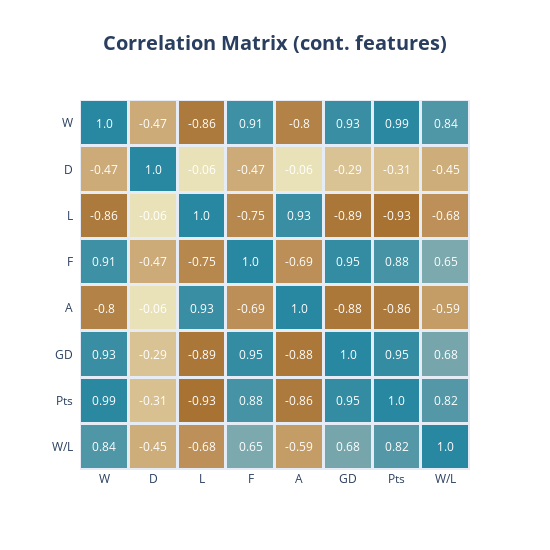

The cell this chart's notebook holds for it:
### Markdown cell above
#### Tough to hit goals against <b>Liverpool</b>, but <b>chelsea</b> is a team to be noted here with conceding 54 goals (above median) and still maintaining the W/L ratio of 1.67 (Looks like they are the most entertaining team)

### Code cell
corr = df.iloc[:,2:-1].corr()
fig = ff.create_annotated_heatmap(
    z=corr.to_numpy().round(2),
    x=list(corr.index.values),
    y=list(corr.columns.values),       
    xgap=3, ygap=3,
    zmin=-1, zmax=1,
    colorscale='earth',
    colorbar_thickness=30,
    colorbar_ticklen=3,
)
fig.update_layout(title_text='<b>Correlation Matrix (cont. features)<b>',
                  title_x=0.5,
                  titlefont={'size': 20},
                  width=550, height=550,
                  xaxis_showgrid=False,
                  xaxis={'side': 'bottom'},
                  yaxis_showgrid=False,
                  yaxis_autorange='reversed',                   
                  paper_bgcolor=None,
                  )
fig.show()

### Figure 1 — Plotly figure (JSON) as saved in the notebook; plotly's stock layout.template omitted (floating-point values rounded to 4 significant figures)
{"data": [{"colorbar": {"thickness": 30, "ticklen": 3}, "colorscale": [[0, "rgb(161, 105, 40)"], [0.1667, "rgb(189, 146, 90)"], [0.3333, "rgb(214, 189, 141)"], [0.5, "rgb(237, 234, 194)"], [0.6667, "rgb(181, 200, 184)"], [0.8333, "rgb(121, 167, 172)"], [1, "rgb(40, 135, 161)"]], "reversescale": false, "showscale": false, "type": "heatmap", "x": ["W", "D", "L", "F", "A", "GD", "Pts", "W/L"], "xgap": 3, "y": ["W", "D", "L", "F", "A", "GD", "Pts", "W/L"], "ygap": 3, "z": [[1, -0.47, -0.86, 0.91, -0.8, 0.93, 0.99, 0.84], [-0.47, 1, -0.06, -0.47, -0.06, -0.29, -0.31, -0.45], [-0.86, -0.06, 1, -0.75, 0.93, -0.89, -0.93, -0.68], [0.91, -0.47, -0.75, 1, -0.69, 0.95, 0.88, 0.65], [-0.8, -0.06, 0.93, -0.69, 1, -0.88, -0.86, -0.59], [0.93, -0.29, -0.89, 0.95, -0.88, 1, 0.95, 0.68], [0.99, -0.31, -0.93, 0.88, -0.86, 0.95, 1, 0.82], [0.84, -0.45, -0.68, 0.65, -0.59, 0.68, 0.82, 1]], "zmax": 1, "zmin": -1}], "layout": {"annotations": [{"font": {"color": "#FFFFFF"}, "showarrow": false, "text": "1.0", "x": "W", "xref": "x", "y": "W", "yref": "y"}, {"font": {"color": "#FFFFFF"}, "showarrow": false, "text": "-0.47", "x": "D", "xref": "x", "y": "W", "yref": "y"}, {"font": {"color": "#FFFFFF"}, "showarrow": false, "text": "-0.86", "x": "L", "xref": "x", "y": "W", "yref": "y"}, {"font": {"color": "#FFFFFF"}, "showarrow": false, "text": "0.91", "x": "F", "xref": "x", "y": "W", "yref": "y"}, {"font": {"color": "#FFFFFF"}, "showarrow": false, "text": "-0.8", "x": "A", "xref": "x", "y": "W", "yref": "y"}, {"font": {"color": "#FFFFFF"}, "showarrow": false, "text": "0.93", "x": "GD", "xref": "x", "y": "W", "yref": "y"}, {"font": {"color": "#FFFFFF"}, "showarrow": false, "text": "0.99", "x": "Pts", "xref": "x", "y": "W", "yref": "y"}, {"font": {"color": "#FFFFFF"}, "showarrow": false, "text": "0.84", "x": "W/L", "xref": "x", "y": "W", "yref": "y"}, {"font": {"color": "#FFFFFF"}, "showarrow": false, "text": "-0.47", "x": "W", "xref": "x", "y": "D", "yref": "y"}, {"font": {"color": "#FFFFFF"}, "showarrow": false, "text": "1.0", "x": "D", "xref": "x", "y": "D", "yref": "y"}, {"font": {"color": "#FFFFFF"}, "showarrow": false, "text": "-0.06", "x": "L", "xref": "x", "y": "D", "yref": "y"}, {"font": {"color": "#FFFFFF"}, "showarrow": false, "text": "-0.47", "x": "F", "xref": "x", "y": "D", "yref": "y"}, {"font": {"color": "#FFFFFF"}, "showarrow": false, "text": "-0.06", "x": "A", "xref": "x", "y": "D", "yref": "y"}, {"font": {"color": "#FFFFFF"}, "showarrow": false, "text": "-0.29", "x": "GD", "xref": "x", "y": "D", "yref": "y"}, {"font": {"color": "#FFFFFF"}, "showarrow": false, "text": "-0.31", "x": "Pts", "xref": "x", "y": "D", "yref": "y"}, {"font": {"color": "#FFFFFF"}, "showarrow": false, "text": "-0.45", "x": "W/L", "xref": "x", "y": "D", "yref": "y"}, {"font": {"color": "#FFFFFF"}, "showarrow": false, "text": "-0.86", "x": "W", "xref": "x", "y": "L", "yref": "y"}, {"font": {"color": "#FFFFFF"}, "showarrow": false, "text": "-0.06", "x": "D", "xref": "x", "y": "L", "yref": "y"}, {"font": {"color": "#FFFFFF"}, "showarrow": false, "text": "1.0", "x": "L", "xref": "x", "y": "L", "yref": "y"}, {"font": {"color": "#FFFFFF"}, "showarrow": false, "text": "-0.75", "x": "F", "xref": "x", "y": "L", "yref": "y"}, {"font": {"color": "#FFFFFF"}, "showarrow": false, "text": "0.93", "x": "A", "xref": "x", "y": "L", "yref": "y"}, {"font": {"color": "#FFFFFF"}, "showarrow": false, "text": "-0.89", "x": "GD", "xref": "x", "y": "L", "yref": "y"}, {"font": {"color": "#FFFFFF"}, "showarrow": false, "text": "-0.93", "x": "Pts", "xref": "x", "y": "L", "yref": "y"}, {"font": {"color": "#FFFFFF"}, "showarrow": false, "text": "-0.68", "x": "W/L", "xref": "x", "y": "L", "yref": "y"}, {"font": {"color": "#FFFFFF"}, "showarrow": false, "text": "0.91", "x": "W", "xref": "x", "y": "F", "yref": "y"}, {"font": {"color": "#FFFFFF"}, "showarrow": false, "text": "-0.47", "x": "D", "xref": "x", "y": "F", "yref": "y"}, {"font": {"color": "#FFFFFF"}, "showarrow": false, "text": "-0.75", "x": "L", "xref": "x", "y": "F", "yref": "y"}, {"font": {"color": "#FFFFFF"}, "showarrow": false, "text": "1.0", "x": "F", "xref": "x", "y": "F", "yref": "y"}, {"font": {"color": "#FFFFFF"}, "showarrow": false, "text": "-0.69", "x": "A", "xref": "x", "y": "F", "yref": "y"}, {"font": {"color": "#FFFFFF"}, "showarrow": false, "text": "0.95", "x": "GD", "xref": "x", "y": "F", "yref": "y"}, {"font": {"color": "#FFFFFF"}, "showarrow": false, "text": "0.88", "x": "Pts", "xref": "x", "y": "F", "yref": "y"}, {"font": {"color": "#FFFFFF"}, "showarrow": false, "text": "0.65", "x": "W/L", "xref": "x", "y": "F", "yref": "y"}, {"font": {"color": "#FFFFFF"}, "showarrow": false, "text": "-0.8", "x": "W", "xref": "x", "y": "A", "yref": "y"}, {"font": {"color": "#FFFFFF"}, "showarrow": false, "text": "-0.06", "x": "D", "xref": "x", "y": "A", "yref": "y"}, {"font": {"color": "#FFFFFF"}, "showarrow": false, "text": "0.93", "x": "L", "xref": "x", "y": "A", "yref": "y"}, {"font": {"color": "#FFFFFF"}, "showarrow": false, "text": "-0.69", "x": "F", "xref": "x", "y": "A", "yref": "y"}, {"font": {"color": "#FFFFFF"}, "showarrow": false, "text": "1.0", "x": "A", "xref": "x", "y": "A", "yref": "y"}, {"font": {"color": "#FFFFFF"}, "showarrow": false, "text": "-0.88", "x": "GD", "xref": "x", "y": "A", "yref": "y"}, {"font": {"color": "#FFFFFF"}, "showarrow": false, "text": "-0.86", "x": "Pts", "xref": "x", "y": "A", "yref": "y"}, {"font": {"color": "#FFFFFF"}, "showarrow": false, "text": "-0.59", "x": "W/L", "xref": "x", "y": "A", "yref": "y"}, {"font": {"color": "#FFFFFF"}, "showarrow": false, "text": "0.93", "x": "W", "xref": "x", "y": "GD", "yref": "y"}, {"font": {"color": "#FFFFFF"}, "showarrow": false, "text": "-0.29", "x": "D", "xref": "x", "y": "GD", "yref": "y"}, {"font": {"color": "#FFFFFF"}, "showarrow": false, "text": "-0.89", "x": "L", "xref": "x", "y": "GD", "yref": "y"}, {"font": {"color": "#FFFFFF"}, "showarrow": false, "text": "0.95", "x": "F", "xref": "x", "y": "GD", "yref": "y"}, {"font": {"color": "#FFFFFF"}, "showarrow": false, "text": "-0.88", "x": "A", "xref": "x", "y": "GD", "yref": "y"}, {"font": {"color": "#FFFFFF"}, "showarrow": false, "text": "1.0", "x": "GD", "xref": "x", "y": "GD", "yref": "y"}, {"font": {"color": "#FFFFFF"}, "showarrow": false, "text": "0.95", "x": "Pts", "xref": "x", "y": "GD", "yref": "y"}, {"font": {"color": "#FFFFFF"}, "showarrow": false, "text": "0.68", "x": "W/L", "xref": "x", "y": "GD", "yref": "y"}, {"font": {"color": "#FFFFFF"}, "showarrow": false, "text": "0.99", "x": "W", "xref": "x", "y": "Pts", "yref": "y"}, {"font": {"color": "#FFFFFF"}, "showarrow": false, "text": "-0.31", "x": "D", "xref": "x", "y": "Pts", "yref": "y"}, {"font": {"color": "#FFFFFF"}, "showarrow": false, "text": "-0.93", "x": "L", "xref": "x", "y": "Pts", "yref": "y"}, {"font": {"color": "#FFFFFF"}, "showarrow": false, "text": "0.88", "x": "F", "xref": "x", "y": "Pts", "yref": "y"}, {"font": {"color": "#FFFFFF"}, "showarrow": false, "text": "-0.86", "x": "A", "xref": "x", "y": "Pts", "yref": "y"}, {"font": {"color": "#FFFFFF"}, "showarrow": false, "text": "0.95", "x": "GD", "xref": "x", "y": "Pts", "yref": "y"}, {"font": {"color": "#FFFFFF"}, "showarrow": false, "text": "1.0", "x": "Pts", "xref": "x", "y": "Pts", "yref": "y"}, {"font": {"color": "#FFFFFF"}, "showarrow": false, "text": "0.82", "x": "W/L", "xref": "x", "y": "Pts", "yref": "y"}, {"font": {"color": "#FFFFFF"}, "showarrow": false, "text": "0.84", "x": "W", "xref": "x", "y": "W/L", "yref": "y"}, {"font": {"color": "#FFFFFF"}, "showarrow": false, "text": "-0.45", "x": "D", "xref": "x", "y": "W/L", "yref": "y"}, {"font": {"color": "#FFFFFF"}, "showarrow": false, "text": "-0.68", "x": "L", "xref": "x", "y": "W/L", "yref": "y"}, {"font": {"color": "#FFFFFF"}, "showarrow": false, "text": "0.65", "x": "F", "xref": "x", "y": "W/L", "yref": "y"}, {"font": {"color": "#FFFFFF"}, "showarrow": false, "text": "-0.59", "x": "A", "xref": "x", "y": "W/L", "yref": "y"}, {"font": {"color": "#FFFFFF"}, "showarrow": false, "text": "0.68", "x": "GD", "xref": "x", "y": "W/L", "yref": "y"}, {"font": {"color": "#FFFFFF"}, "showarrow": false, "text": "0.82", "x": "Pts", "xref": "x", "y": "W/L", "yref": "y"}, {"font": {"color": "#FFFFFF"}, "showarrow": false, "text": "1.0", "x": "W/L", "xref": "x", "y": "W/L", "yref": "y"}], "height": 550, "title": {"font": {"size": 20}, "text": "<b>Correlation Matrix (cont. features)<b>", "x": 0.5}, "width": 550, "xaxis": {"autorange": true, "dtick": 1, "gridcolor": "rgb(0, 0, 0)", "range": [-0.5, 7.5], "showgrid": false, "side": "bottom", "ticks": "", "type": "category"}, "yaxis": {"autorange": true, "dtick": 1, "range": [7.5, -0.5], "showgrid": false, "ticks": "", "ticksuffix": "  ", "type": "category"}}}
